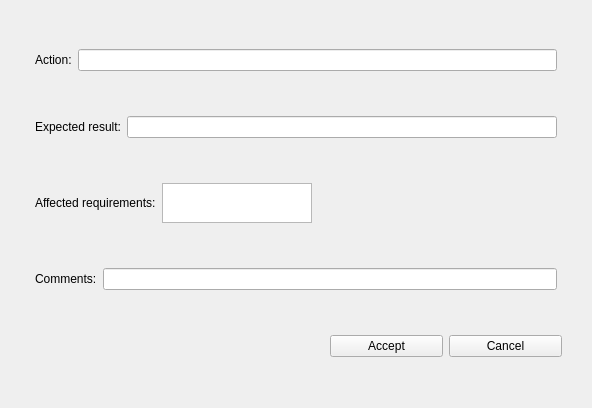
<?xml version="1.0" encoding="UTF-8"?>
<ui version="4.0">
 <class>add_step</class>
 <widget class="QWidget" name="add_step">
  <property name="geometry">
   <rect>
    <x>0</x>
    <y>0</y>
    <width>572</width>
    <height>408</height>
   </rect>
  </property>
  <property name="windowTitle">
   <string>Form</string>
  </property>
  <layout class="QVBoxLayout" name="verticalLayout">
   <property name="leftMargin">
    <number>30</number>
   </property>
   <property name="topMargin">
    <number>10</number>
   </property>
   <property name="rightMargin">
    <number>30</number>
   </property>
   <item>
    <layout class="QHBoxLayout" name="hlayout_action">
     <property name="leftMargin">
      <number>5</number>
     </property>
     <property name="rightMargin">
      <number>5</number>
     </property>
     <item>
      <widget class="QLabel" name="lbl_action">
       <property name="text">
        <string>Action:</string>
       </property>
      </widget>
     </item>
     <item>
      <widget class="QLineEdit" name="le_action"/>
     </item>
    </layout>
   </item>
   <item>
    <layout class="QHBoxLayout" name="hlayout_expected">
     <property name="leftMargin">
      <number>5</number>
     </property>
     <property name="rightMargin">
      <number>5</number>
     </property>
     <item>
      <widget class="QLabel" name="lbl_expected_result">
       <property name="text">
        <string>Expected result:</string>
       </property>
      </widget>
     </item>
     <item>
      <widget class="QLineEdit" name="le_expected_result"/>
     </item>
    </layout>
   </item>
   <item>
    <layout class="QHBoxLayout" name="hlayout_requirement" stretch="0,0">
     <property name="leftMargin">
      <number>5</number>
     </property>
     <property name="rightMargin">
      <number>250</number>
     </property>
     <item>
      <widget class="QLabel" name="b_requirement">
       <property name="text">
        <string>Affected requirements:</string>
       </property>
      </widget>
     </item>
     <item>
      <widget class="QListWidget" name="lw_requirements">
       <property name="sizePolicy">
        <sizepolicy hsizetype="Maximum" vsizetype="Maximum">
         <horstretch>0</horstretch>
         <verstretch>0</verstretch>
        </sizepolicy>
       </property>
       <property name="minimumSize">
        <size>
         <width>150</width>
         <height>25</height>
        </size>
       </property>
       <property name="maximumSize">
        <size>
         <width>300</width>
         <height>40</height>
        </size>
       </property>
      </widget>
     </item>
    </layout>
   </item>
   <item>
    <layout class="QHBoxLayout" name="hlayout_comment">
     <property name="leftMargin">
      <number>5</number>
     </property>
     <property name="rightMargin">
      <number>5</number>
     </property>
     <item>
      <widget class="QLabel" name="lbl_comments">
       <property name="text">
        <string>Comments:</string>
       </property>
      </widget>
     </item>
     <item>
      <widget class="QLineEdit" name="le_comments"/>
     </item>
    </layout>
   </item>
   <item>
    <layout class="QHBoxLayout" name="hlayout_btn_step">
     <property name="leftMargin">
      <number>300</number>
     </property>
     <property name="bottomMargin">
      <number>0</number>
     </property>
     <item>
      <widget class="QPushButton" name="btn_accept">
       <property name="text">
        <string>Accept</string>
       </property>
      </widget>
     </item>
     <item>
      <widget class="QPushButton" name="btn_cancel">
       <property name="text">
        <string>Cancel</string>
       </property>
      </widget>
     </item>
    </layout>
   </item>
  </layout>
 </widget>
 <resources/>
 <connections/>
</ui>
